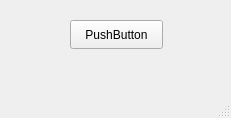
<?xml version="1.0" encoding="UTF-8"?>
<ui version="4.0">
 <class>MainWindow</class>
 <widget class="QMainWindow" name="MainWindow">
  <property name="geometry">
   <rect>
    <x>0</x>
    <y>0</y>
    <width>231</width>
    <height>118</height>
   </rect>
  </property>
  <property name="windowTitle">
   <string>MainWindow</string>
  </property>
  <widget class="QWidget" name="centralwidget">
   <widget class="QPushButton" name="pushButton">
    <property name="geometry">
     <rect>
      <x>70</x>
      <y>20</y>
      <width>93</width>
      <height>29</height>
     </rect>
    </property>
    <property name="text">
     <string>PushButton</string>
    </property>
   </widget>
  </widget>
  <widget class="QMenuBar" name="menubar">
   <property name="geometry">
    <rect>
     <x>0</x>
     <y>0</y>
     <width>231</width>
     <height>26</height>
    </rect>
   </property>
  </widget>
  <widget class="QStatusBar" name="statusbar"/>
 </widget>
 <resources/>
 <connections/>
</ui>
